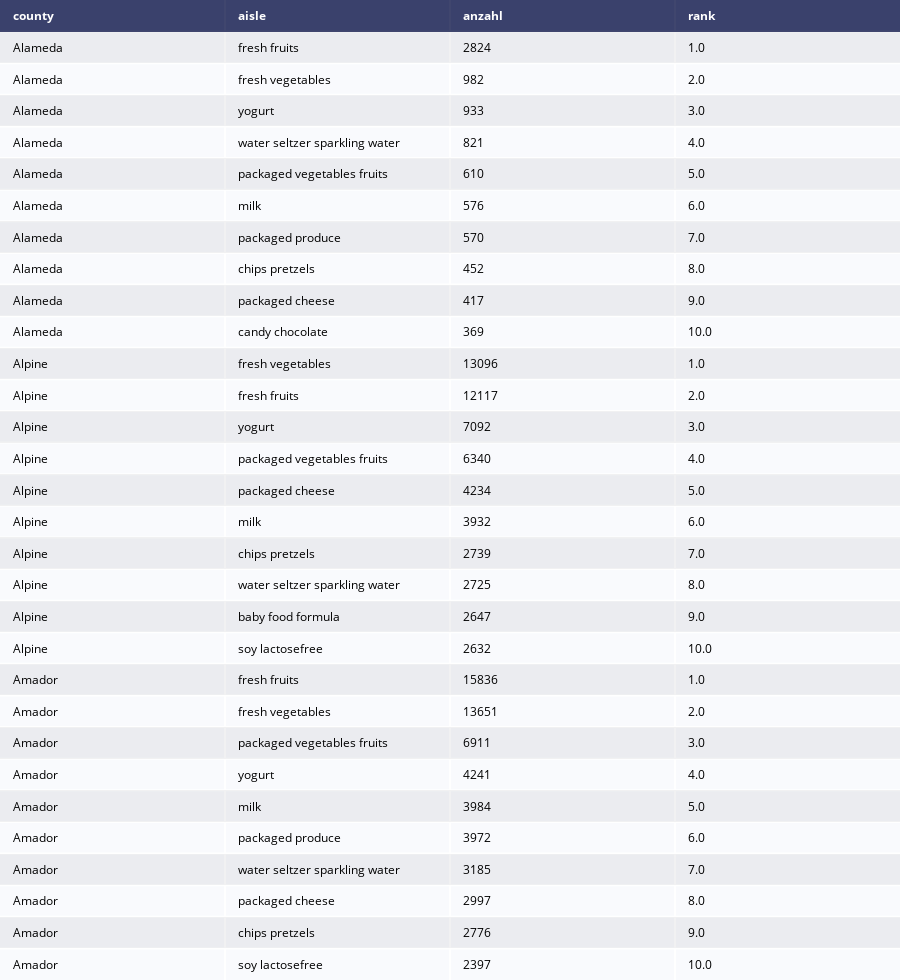

Notebook source saved alongside this figure:
### Code cell
ff.create_table(df_4.head(30))

### Figure 1 — Plotly figure (JSON) as saved in the notebook; plotly's stock layout.template omitted (floating-point values rounded to 4 significant figures)
{"data": [{"colorscale": [[0, "#00083e"], [0.5, "#ededee"], [1, "#ffffff"]], "hoverinfo": "none", "opacity": 0.75, "showscale": false, "type": "heatmap", "z": [[0, 0, 0, 0], [0.5, 0.5, 0.5, 0.5], [1, 1, 1, 1], [0.5, 0.5, 0.5, 0.5], [1, 1, 1, 1], [0.5, 0.5, 0.5, 0.5], [1, 1, 1, 1], [0.5, 0.5, 0.5, 0.5], [1, 1, 1, 1], [0.5, 0.5, 0.5, 0.5], [1, 1, 1, 1], [0.5, 0.5, 0.5, 0.5], [1, 1, 1, 1], [0.5, 0.5, 0.5, 0.5], [1, 1, 1, 1], [0.5, 0.5, 0.5, 0.5], [1, 1, 1, 1], [0.5, 0.5, 0.5, 0.5], [1, 1, 1, 1], [0.5, 0.5, 0.5, 0.5], [1, 1, 1, 1], [0.5, 0.5, 0.5, 0.5], [1, 1, 1, 1], [0.5, 0.5, 0.5, 0.5], [1, 1, 1, 1], [0.5, 0.5, 0.5, 0.5], [1, 1, 1, 1], [0.5, 0.5, 0.5, 0.5], [1, 1, 1, 1], [0.5, 0.5, 0.5, 0.5], [1, 1, 1, 1]]}], "layout": {"annotations": [{"align": "left", "font": {"color": "#ffffff"}, "showarrow": false, "text": "<b>county</b>", "x": -0.45, "xanchor": "left", "xref": "x", "y": 0, "yref": "y"}, {"align": "left", "font": {"color": "#ffffff"}, "showarrow": false, "text": "<b>aisle</b>", "x": 0.55, "xanchor": "left", "xref": "x", "y": 0, "yref": "y"}, {"align": "left", "font": {"color": "#ffffff"}, "showarrow": false, "text": "<b>anzahl</b>", "x": 1.55, "xanchor": "left", "xref": "x", "y": 0, "yref": "y"}, {"align": "left", "font": {"color": "#ffffff"}, "showarrow": false, "text": "<b>rank</b>", "x": 2.55, "xanchor": "left", "xref": "x", "y": 0, "yref": "y"}, {"align": "left", "font": {"color": "#000000"}, "showarrow": false, "text": "Alameda", "x": -0.45, "xanchor": "left", "xref": "x", "y": 1, "yref": "y"}, {"align": "left", "font": {"color": "#000000"}, "showarrow": false, "text": "fresh fruits", "x": 0.55, "xanchor": "left", "xref": "x", "y": 1, "yref": "y"}, {"align": "left", "font": {"color": "#000000"}, "showarrow": false, "text": "2824", "x": 1.55, "xanchor": "left", "xref": "x", "y": 1, "yref": "y"}, {"align": "left", "font": {"color": "#000000"}, "showarrow": false, "text": "1.0", "x": 2.55, "xanchor": "left", "xref": "x", "y": 1, "yref": "y"}, {"align": "left", "font": {"color": "#000000"}, "showarrow": false, "text": "Alameda", "x": -0.45, "xanchor": "left", "xref": "x", "y": 2, "yref": "y"}, {"align": "left", "font": {"color": "#000000"}, "showarrow": false, "text": "fresh vegetables", "x": 0.55, "xanchor": "left", "xref": "x", "y": 2, "yref": "y"}, {"align": "left", "font": {"color": "#000000"}, "showarrow": false, "text": "982", "x": 1.55, "xanchor": "left", "xref": "x", "y": 2, "yref": "y"}, {"align": "left", "font": {"color": "#000000"}, "showarrow": false, "text": "2.0", "x": 2.55, "xanchor": "left", "xref": "x", "y": 2, "yref": "y"}, {"align": "left", "font": {"color": "#000000"}, "showarrow": false, "text": "Alameda", "x": -0.45, "xanchor": "left", "xref": "x", "y": 3, "yref": "y"}, {"align": "left", "font": {"color": "#000000"}, "showarrow": false, "text": "yogurt", "x": 0.55, "xanchor": "left", "xref": "x", "y": 3, "yref": "y"}, {"align": "left", "font": {"color": "#000000"}, "showarrow": false, "text": "933", "x": 1.55, "xanchor": "left", "xref": "x", "y": 3, "yref": "y"}, {"align": "left", "font": {"color": "#000000"}, "showarrow": false, "text": "3.0", "x": 2.55, "xanchor": "left", "xref": "x", "y": 3, "yref": "y"}, {"align": "left", "font": {"color": "#000000"}, "showarrow": false, "text": "Alameda", "x": -0.45, "xanchor": "left", "xref": "x", "y": 4, "yref": "y"}, {"align": "left", "font": {"color": "#000000"}, "showarrow": false, "text": "water seltzer sparkling water", "x": 0.55, "xanchor": "left", "xref": "x", "y": 4, "yref": "y"}, {"align": "left", "font": {"color": "#000000"}, "showarrow": false, "text": "821", "x": 1.55, "xanchor": "left", "xref": "x", "y": 4, "yref": "y"}, {"align": "left", "font": {"color": "#000000"}, "showarrow": false, "text": "4.0", "x": 2.55, "xanchor": "left", "xref": "x", "y": 4, "yref": "y"}, {"align": "left", "font": {"color": "#000000"}, "showarrow": false, "text": "Alameda", "x": -0.45, "xanchor": "left", "xref": "x", "y": 5, "yref": "y"}, {"align": "left", "font": {"color": "#000000"}, "showarrow": false, "text": "packaged vegetables fruits", "x": 0.55, "xanchor": "left", "xref": "x", "y": 5, "yref": "y"}, {"align": "left", "font": {"color": "#000000"}, "showarrow": false, "text": "610", "x": 1.55, "xanchor": "left", "xref": "x", "y": 5, "yref": "y"}, {"align": "left", "font": {"color": "#000000"}, "showarrow": false, "text": "5.0", "x": 2.55, "xanchor": "left", "xref": "x", "y": 5, "yref": "y"}, {"align": "left", "font": {"color": "#000000"}, "showarrow": false, "text": "Alameda", "x": -0.45, "xanchor": "left", "xref": "x", "y": 6, "yref": "y"}, {"align": "left", "font": {"color": "#000000"}, "showarrow": false, "text": "milk", "x": 0.55, "xanchor": "left", "xref": "x", "y": 6, "yref": "y"}, {"align": "left", "font": {"color": "#000000"}, "showarrow": false, "text": "576", "x": 1.55, "xanchor": "left", "xref": "x", "y": 6, "yref": "y"}, {"align": "left", "font": {"color": "#000000"}, "showarrow": false, "text": "6.0", "x": 2.55, "xanchor": "left", "xref": "x", "y": 6, "yref": "y"}, {"align": "left", "font": {"color": "#000000"}, "showarrow": false, "text": "Alameda", "x": -0.45, "xanchor": "left", "xref": "x", "y": 7, "yref": "y"}, {"align": "left", "font": {"color": "#000000"}, "showarrow": false, "text": "packaged produce", "x": 0.55, "xanchor": "left", "xref": "x", "y": 7, "yref": "y"}, {"align": "left", "font": {"color": "#000000"}, "showarrow": false, "text": "570", "x": 1.55, "xanchor": "left", "xref": "x", "y": 7, "yref": "y"}, {"align": "left", "font": {"color": "#000000"}, "showarrow": false, "text": "7.0", "x": 2.55, "xanchor": "left", "xref": "x", "y": 7, "yref": "y"}, {"align": "left", "font": {"color": "#000000"}, "showarrow": false, "text": "Alameda", "x": -0.45, "xanchor": "left", "xref": "x", "y": 8, "yref": "y"}, {"align": "left", "font": {"color": "#000000"}, "showarrow": false, "text": "chips pretzels", "x": 0.55, "xanchor": "left", "xref": "x", "y": 8, "yref": "y"}, {"align": "left", "font": {"color": "#000000"}, "showarrow": false, "text": "452", "x": 1.55, "xanchor": "left", "xref": "x", "y": 8, "yref": "y"}, {"align": "left", "font": {"color": "#000000"}, "showarrow": false, "text": "8.0", "x": 2.55, "xanchor": "left", "xref": "x", "y": 8, "yref": "y"}, {"align": "left", "font": {"color": "#000000"}, "showarrow": false, "text": "Alameda", "x": -0.45, "xanchor": "left", "xref": "x", "y": 9, "yref": "y"}, {"align": "left", "font": {"color": "#000000"}, "showarrow": false, "text": "packaged cheese", "x": 0.55, "xanchor": "left", "xref": "x", "y": 9, "yref": "y"}, {"align": "left", "font": {"color": "#000000"}, "showarrow": false, "text": "417", "x": 1.55, "xanchor": "left", "xref": "x", "y": 9, "yref": "y"}, {"align": "left", "font": {"color": "#000000"}, "showarrow": false, "text": "9.0", "x": 2.55, "xanchor": "left", "xref": "x", "y": 9, "yref": "y"}, {"align": "left", "font": {"color": "#000000"}, "showarrow": false, "text": "Alameda", "x": -0.45, "xanchor": "left", "xref": "x", "y": 10, "yref": "y"}, {"align": "left", "font": {"color": "#000000"}, "showarrow": false, "text": "candy chocolate", "x": 0.55, "xanchor": "left", "xref": "x", "y": 10, "yref": "y"}, {"align": "left", "font": {"color": "#000000"}, "showarrow": false, "text": "369", "x": 1.55, "xanchor": "left", "xref": "x", "y": 10, "yref": "y"}, {"align": "left", "font": {"color": "#000000"}, "showarrow": false, "text": "10.0", "x": 2.55, "xanchor": "left", "xref": "x", "y": 10, "yref": "y"}, {"align": "left", "font": {"color": "#000000"}, "showarrow": false, "text": "Alpine", "x": -0.45, "xanchor": "left", "xref": "x", "y": 11, "yref": "y"}, {"align": "left", "font": {"color": "#000000"}, "showarrow": false, "text": "fresh vegetables", "x": 0.55, "xanchor": "left", "xref": "x", "y": 11, "yref": "y"}, {"align": "left", "font": {"color": "#000000"}, "showarrow": false, "text": "13096", "x": 1.55, "xanchor": "left", "xref": "x", "y": 11, "yref": "y"}, {"align": "left", "font": {"color": "#000000"}, "showarrow": false, "text": "1.0", "x": 2.55, "xanchor": "left", "xref": "x", "y": 11, "yref": "y"}, {"align": "left", "font": {"color": "#000000"}, "showarrow": false, "text": "Alpine", "x": -0.45, "xanchor": "left", "xref": "x", "y": 12, "yref": "y"}, {"align": "left", "font": {"color": "#000000"}, "showarrow": false, "text": "fresh fruits", "x": 0.55, "xanchor": "left", "xref": "x", "y": 12, "yref": "y"}, {"align": "left", "font": {"color": "#000000"}, "showarrow": false, "text": "12117", "x": 1.55, "xanchor": "left", "xref": "x", "y": 12, "yref": "y"}, {"align": "left", "font": {"color": "#000000"}, "showarrow": false, "text": "2.0", "x": 2.55, "xanchor": "left", "xref": "x", "y": 12, "yref": "y"}, {"align": "left", "font": {"color": "#000000"}, "showarrow": false, "text": "Alpine", "x": -0.45, "xanchor": "left", "xref": "x", "y": 13, "yref": "y"}, {"align": "left", "font": {"color": "#000000"}, "showarrow": false, "text": "yogurt", "x": 0.55, "xanchor": "left", "xref": "x", "y": 13, "yref": "y"}, {"align": "left", "font": {"color": "#000000"}, "showarrow": false, "text": "7092", "x": 1.55, "xanchor": "left", "xref": "x", "y": 13, "yref": "y"}, {"align": "left", "font": {"color": "#000000"}, "showarrow": false, "text": "3.0", "x": 2.55, "xanchor": "left", "xref": "x", "y": 13, "yref": "y"}, {"align": "left", "font": {"color": "#000000"}, "showarrow": false, "text": "Alpine", "x": -0.45, "xanchor": "left", "xref": "x", "y": 14, "yref": "y"}, {"align": "left", "font": {"color": "#000000"}, "showarrow": false, "text": "packaged vegetables fruits", "x": 0.55, "xanchor": "left", "xref": "x", "y": 14, "yref": "y"}, {"align": "left", "font": {"color": "#000000"}, "showarrow": false, "text": "6340", "x": 1.55, "xanchor": "left", "xref": "x", "y": 14, "yref": "y"}, {"align": "left", "font": {"color": "#000000"}, "showarrow": false, "text": "4.0", "x": 2.55, "xanchor": "left", "xref": "x", "y": 14, "yref": "y"}, {"align": "left", "font": {"color": "#000000"}, "showarrow": false, "text": "Alpine", "x": -0.45, "xanchor": "left", "xref": "x", "y": 15, "yref": "y"}, {"align": "left", "font": {"color": "#000000"}, "showarrow": false, "text": "packaged cheese", "x": 0.55, "xanchor": "left", "xref": "x", "y": 15, "yref": "y"}, {"align": "left", "font": {"color": "#000000"}, "showarrow": false, "text": "4234", "x": 1.55, "xanchor": "left", "xref": "x", "y": 15, "yref": "y"}, {"align": "left", "font": {"color": "#000000"}, "showarrow": false, "text": "5.0", "x": 2.55, "xanchor": "left", "xref": "x", "y": 15, "yref": "y"}, {"align": "left", "font": {"color": "#000000"}, "showarrow": false, "text": "Alpine", "x": -0.45, "xanchor": "left", "xref": "x", "y": 16, "yref": "y"}, {"align": "left", "font": {"color": "#000000"}, "showarrow": false, "text": "milk", "x": 0.55, "xanchor": "left", "xref": "x", "y": 16, "yref": "y"}, {"align": "left", "font": {"color": "#000000"}, "showarrow": false, "text": "3932", "x": 1.55, "xanchor": "left", "xref": "x", "y": 16, "yref": "y"}, {"align": "left", "font": {"color": "#000000"}, "showarrow": false, "text": "6.0", "x": 2.55, "xanchor": "left", "xref": "x", "y": 16, "yref": "y"}, {"align": "left", "font": {"color": "#000000"}, "showarrow": false, "text": "Alpine", "x": -0.45, "xanchor": "left", "xref": "x", "y": 17, "yref": "y"}, {"align": "left", "font": {"color": "#000000"}, "showarrow": false, "text": "chips pretzels", "x": 0.55, "xanchor": "left", "xref": "x", "y": 17, "yref": "y"}, {"align": "left", "font": {"color": "#000000"}, "showarrow": false, "text": "2739", "x": 1.55, "xanchor": "left", "xref": "x", "y": 17, "yref": "y"}, {"align": "left", "font": {"color": "#000000"}, "showarrow": false, "text": "7.0", "x": 2.55, "xanchor": "left", "xref": "x", "y": 17, "yref": "y"}, {"align": "left", "font": {"color": "#000000"}, "showarrow": false, "text": "Alpine", "x": -0.45, "xanchor": "left", "xref": "x", "y": 18, "yref": "y"}, {"align": "left", "font": {"color": "#000000"}, "showarrow": false, "text": "water seltzer sparkling water", "x": 0.55, "xanchor": "left", "xref": "x", "y": 18, "yref": "y"}, {"align": "left", "font": {"color": "#000000"}, "showarrow": false, "text": "2725", "x": 1.55, "xanchor": "left", "xref": "x", "y": 18, "yref": "y"}, {"align": "left", "font": {"color": "#000000"}, "showarrow": false, "text": "8.0", "x": 2.55, "xanchor": "left", "xref": "x", "y": 18, "yref": "y"}, {"align": "left", "font": {"color": "#000000"}, "showarrow": false, "text": "Alpine", "x": -0.45, "xanchor": "left", "xref": "x", "y": 19, "yref": "y"}, {"align": "left", "font": {"color": "#000000"}, "showarrow": false, "text": "baby food formula", "x": 0.55, "xanchor": "left", "xref": "x", "y": 19, "yref": "y"}, {"align": "left", "font": {"color": "#000000"}, "showarrow": false, "text": "2647", "x": 1.55, "xanchor": "left", "xref": "x", "y": 19, "yref": "y"}, {"align": "left", "font": {"color": "#000000"}, "showarrow": false, "text": "9.0", "x": 2.55, "xanchor": "left", "xref": "x", "y": 19, "yref": "y"}, {"align": "left", "font": {"color": "#000000"}, "showarrow": false, "text": "Alpine", "x": -0.45, "xanchor": "left", "xref": "x", "y": 20, "yref": "y"}, {"align": "left", "font": {"color": "#000000"}, "showarrow": false, "text": "soy lactosefree", "x": 0.55, "xanchor": "left", "xref": "x", "y": 20, "yref": "y"}, {"align": "left", "font": {"color": "#000000"}, "showarrow": false, "text": "2632", "x": 1.55, "xanchor": "left", "xref": "x", "y": 20, "yref": "y"}, {"align": "left", "font": {"color": "#000000"}, "showarrow": false, "text": "10.0", "x": 2.55, "xanchor": "left", "xref": "x", "y": 20, "yref": "y"}, {"align": "left", "font": {"color": "#000000"}, "showarrow": false, "text": "Amador", "x": -0.45, "xanchor": "left", "xref": "x", "y": 21, "yref": "y"}, {"align": "left", "font": {"color": "#000000"}, "showarrow": false, "text": "fresh fruits", "x": 0.55, "xanchor": "left", "xref": "x", "y": 21, "yref": "y"}, {"align": "left", "font": {"color": "#000000"}, "showarrow": false, "text": "15836", "x": 1.55, "xanchor": "left", "xref": "x", "y": 21, "yref": "y"}, {"align": "left", "font": {"color": "#000000"}, "showarrow": false, "text": "1.0", "x": 2.55, "xanchor": "left", "xref": "x", "y": 21, "yref": "y"}, {"align": "left", "font": {"color": "#000000"}, "showarrow": false, "text": "Amador", "x": -0.45, "xanchor": "left", "xref": "x", "y": 22, "yref": "y"}, {"align": "left", "font": {"color": "#000000"}, "showarrow": false, "text": "fresh vegetables", "x": 0.55, "xanchor": "left", "xref": "x", "y": 22, "yref": "y"}, {"align": "left", "font": {"color": "#000000"}, "showarrow": false, "text": "13651", "x": 1.55, "xanchor": "left", "xref": "x", "y": 22, "yref": "y"}, {"align": "left", "font": {"color": "#000000"}, "showarrow": false, "text": "2.0", "x": 2.55, "xanchor": "left", "xref": "x", "y": 22, "yref": "y"}, {"align": "left", "font": {"color": "#000000"}, "showarrow": false, "text": "Amador", "x": -0.45, "xanchor": "left", "xref": "x", "y": 23, "yref": "y"}, {"align": "left", "font": {"color": "#000000"}, "showarrow": false, "text": "packaged vegetables fruits", "x": 0.55, "xanchor": "left", "xref": "x", "y": 23, "yref": "y"}, {"align": "left", "font": {"color": "#000000"}, "showarrow": false, "text": "6911", "x": 1.55, "xanchor": "left", "xref": "x", "y": 23, "yref": "y"}, {"align": "left", "font": {"color": "#000000"}, "showarrow": false, "text": "3.0", "x": 2.55, "xanchor": "left", "xref": "x", "y": 23, "yref": "y"}, {"align": "left", "font": {"color": "#000000"}, "showarrow": false, "text": "Amador", "x": -0.45, "xanchor": "left", "xref": "x", "y": 24, "yref": "y"}, {"align": "left", "font": {"color": "#000000"}, "showarrow": false, "text": "yogurt", "x": 0.55, "xanchor": "left", "xref": "x", "y": 24, "yref": "y"}, {"align": "left", "font": {"color": "#000000"}, "showarrow": false, "text": "4241", "x": 1.55, "xanchor": "left", "xref": "x", "y": 24, "yref": "y"}, {"align": "left", "font": {"color": "#000000"}, "showarrow": false, "text": "4.0", "x": 2.55, "xanchor": "left", "xref": "x", "y": 24, "yref": "y"}, {"align": "left", "font": {"color": "#000000"}, "showarrow": false, "text": "Amador", "x": -0.45, "xanchor": "left", "xref": "x", "y": 25, "yref": "y"}, {"align": "left", "font": {"color": "#000000"}, "showarrow": false, "text": "milk", "x": 0.55, "xanchor": "left", "xref": "x", "y": 25, "yref": "y"}, {"align": "left", "font": {"color": "#000000"}, "showarrow": false, "text": "3984", "x": 1.55, "xanchor": "left", "xref": "x", "y": 25, "yref": "y"}, {"align": "left", "font": {"color": "#000000"}, "showarrow": false, "text": "5.0", "x": 2.55, "xanchor": "left", "xref": "x", "y": 25, "yref": "y"}, {"align": "left", "font": {"color": "#000000"}, "showarrow": false, "text": "Amador", "x": -0.45, "xanchor": "left", "xref": "x", "y": 26, "yref": "y"}, {"align": "left", "font": {"color": "#000000"}, "showarrow": false, "text": "packaged produce", "x": 0.55, "xanchor": "left", "xref": "x", "y": 26, "yref": "y"}, {"align": "left", "font": {"color": "#000000"}, "showarrow": false, "text": "3972", "x": 1.55, "xanchor": "left", "xref": "x", "y": 26, "yref": "y"}, {"align": "left", "font": {"color": "#000000"}, "showarrow": false, "text": "6.0", "x": 2.55, "xanchor": "left", "xref": "x", "y": 26, "yref": "y"}, {"align": "left", "font": {"color": "#000000"}, "showarrow": false, "text": "Amador", "x": -0.45, "xanchor": "left", "xref": "x", "y": 27, "yref": "y"}, {"align": "left", "font": {"color": "#000000"}, "showarrow": false, "text": "water seltzer sparkling water", "x": 0.55, "xanchor": "left", "xref": "x", "y": 27, "yref": "y"}, {"align": "left", "font": {"color": "#000000"}, "showarrow": false, "text": "3185", "x": 1.55, "xanchor": "left", "xref": "x", "y": 27, "yref": "y"}, {"align": "left", "font": {"color": "#000000"}, "showarrow": false, "text": "7.0", "x": 2.55, "xanchor": "left", "xref": "x", "y": 27, "yref": "y"}, {"align": "left", "font": {"color": "#000000"}, "showarrow": false, "text": "Amador", "x": -0.45, "xanchor": "left", "xref": "x", "y": 28, "yref": "y"}, {"align": "left", "font": {"color": "#000000"}, "showarrow": false, "text": "packaged cheese", "x": 0.55, "xanchor": "left", "xref": "x", "y": 28, "yref": "y"}, {"align": "left", "font": {"color": "#000000"}, "showarrow": false, "text": "2997", "x": 1.55, "xanchor": "left", "xref": "x", "y": 28, "yref": "y"}, {"align": "left", "font": {"color": "#000000"}, "showarrow": false, "text": "8.0", "x": 2.55, "xanchor": "left", "xref": "x", "y": 28, "yref": "y"}, {"align": "left", "font": {"color": "#000000"}, "showarrow": false, "text": "Amador", "x": -0.45, "xanchor": "left", "xref": "x", "y": 29, "yref": "y"}, {"align": "left", "font": {"color": "#000000"}, "showarrow": false, "text": "chips pretzels", "x": 0.55, "xanchor": "left", "xref": "x", "y": 29, "yref": "y"}, {"align": "left", "font": {"color": "#000000"}, "showarrow": false, "text": "2776", "x": 1.55, "xanchor": "left", "xref": "x", "y": 29, "yref": "y"}, {"align": "left", "font": {"color": "#000000"}, "showarrow": false, "text": "9.0", "x": 2.55, "xanchor": "left", "xref": "x", "y": 29, "yref": "y"}, {"align": "left", "font": {"color": "#000000"}, "showarrow": false, "text": "Amador", "x": -0.45, "xanchor": "left", "xref": "x", "y": 30, "yref": "y"}, {"align": "left", "font": {"color": "#000000"}, "showarrow": false, "text": "soy lactosefree", "x": 0.55, "xanchor": "left", "xref": "x", "y": 30, "yref": "y"}, {"align": "left", "font": {"color": "#000000"}, "showarrow": false, "text": "2397", "x": 1.55, "xanchor": "left", "xref": "x", "y": 30, "yref": "y"}, {"align": "left", "font": {"color": "#000000"}, "showarrow": false, "text": "10.0", "x": 2.55, "xanchor": "left", "xref": "x", "y": 30, "yref": "y"}], "height": 980, "margin": {"b": 0, "l": 0, "r": 0, "t": 0}, "xaxis": {"dtick": 1, "gridwidth": 2, "showticklabels": false, "tick0": -0.5, "ticks": "", "zeroline": false}, "yaxis": {"autorange": "reversed", "dtick": 1, "gridwidth": 2, "showticklabels": false, "tick0": 0.5, "ticks": "", "zeroline": false}}}
